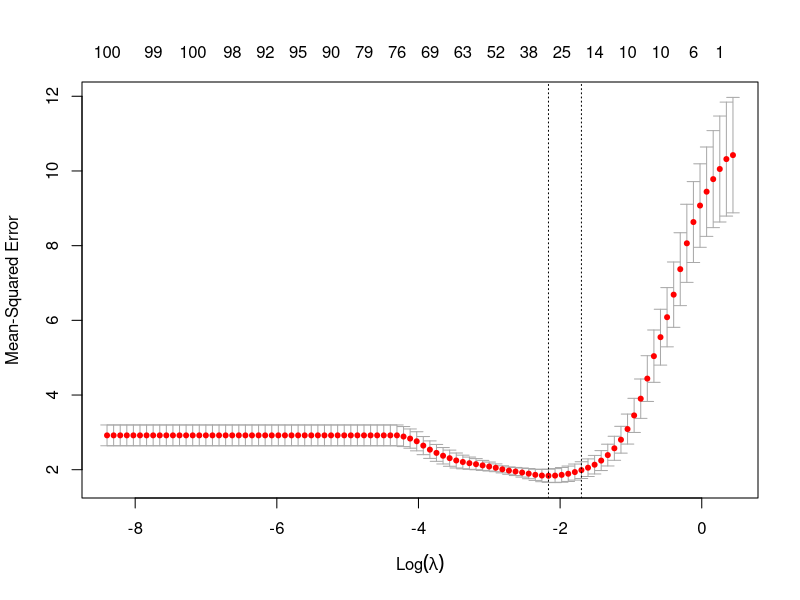

Write R code to recreate this figure.
#L03 Lasso Regression
xtr <- matrix(rnorm(100*100),ncol=100)
beta <- c(rep(1,10),rep(0,90))
ytr <- xtr%*%beta + rnorm(100)
library(glmnet)
#for lasso, alpha=1
cv.out <- cv.glmnet(xtr,ytr,alpha=1,nfolds=5)
print(cv.out$cvm)
plot(cv.out)
cat("CV Errors", cv.out$cvm,fill=TRUE)
cat("Lambda with smallest CV Error",
    cv.out$lambda[which.min(cv.out$cvm)],fill=TRUE)
cat("Coefficients", as.numeric(coef(cv.out)),fill=TRUE)
cat("Number of Zero Coefficients",
    sum(abs(coef(cv.out))<1e-8),fill=TRUE)
